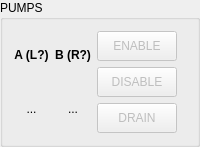
       <widget class="QGroupBox" name="gb_pumps">
        <property name="title">
         <string>PUMPS</string>
        </property>
        <layout class="QGridLayout" name="gridLayout_8">
         <item row="0" column="3">
          <widget class="QWidget" name="w_torque_visual" native="true"/>
         </item>
         <item row="0" column="0">
          <layout class="QGridLayout" name="gl_pump_status">
           <item row="0" column="0">
            <widget class="QLabel" name="static_l_pump_a">
             <property name="font">
              <font>
               <bold>true</bold>
              </font>
             </property>
             <property name="text">
              <string>A (L?)</string>
             </property>
             <property name="alignment">
              <set>Qt::AlignmentFlag::AlignCenter</set>
             </property>
            </widget>
           </item>
           <item row="1" column="0">
            <widget class="QLabel" name="l_pump_a_status">
             <property name="text">
              <string>...</string>
             </property>
             <property name="alignment">
              <set>Qt::AlignmentFlag::AlignCenter</set>
             </property>
            </widget>
           </item>
           <item row="1" column="1">
            <widget class="QLabel" name="l_pump_b_status">
             <property name="text">
              <string>...</string>
             </property>
             <property name="alignment">
              <set>Qt::AlignmentFlag::AlignCenter</set>
             </property>
            </widget>
           </item>
           <item row="0" column="1">
            <widget class="QLabel" name="static_l_pump_b">
             <property name="font">
              <font>
               <bold>true</bold>
              </font>
             </property>
             <property name="text">
              <string>B (R?)</string>
             </property>
             <property name="alignment">
              <set>Qt::AlignmentFlag::AlignCenter</set>
             </property>
            </widget>
           </item>
          </layout>
         </item>
         <item row="0" column="2">
          <layout class="QVBoxLayout" name="vl_pumps_control">
           <property name="sizeConstraint">
            <enum>QLayout::SizeConstraint::SetDefaultConstraint</enum>
           </property>
           <item alignment="">
            <widget class="QPushButton" name="pb_pumps_enable">
             <property name="enabled">
              <bool>false</bool>
             </property>
             <property name="sizePolicy">
              <sizepolicy hsizetype="Fixed" vsizetype="Fixed">
               <horstretch>0</horstretch>
               <verstretch>0</verstretch>
              </sizepolicy>
             </property>
             <property name="minimumSize">
              <size>
               <width>80</width>
               <height>30</height>
              </size>
             </property>
             <property name="maximumSize">
              <size>
               <width>80</width>
               <height>30</height>
              </size>
             </property>
             <property name="layoutDirection">
              <enum>Qt::LayoutDirection::LeftToRight</enum>
             </property>
             <property name="text">
              <string>ENABLE</string>
             </property>
            </widget>
           </item>
           <item alignment="">
            <widget class="QPushButton" name="pb_pumps_disable">
             <property name="enabled">
              <bool>false</bool>
             </property>
             <property name="sizePolicy">
              <sizepolicy hsizetype="Fixed" vsizetype="Fixed">
               <horstretch>0</horstretch>
               <verstretch>0</verstretch>
              </sizepolicy>
             </property>
             <property name="minimumSize">
              <size>
               <width>80</width>
               <height>30</height>
              </size>
             </property>
             <property name="maximumSize">
              <size>
               <width>80</width>
               <height>30</height>
              </size>
             </property>
             <property name="text">
              <string>DISABLE</string>
             </property>
            </widget>
           </item>
           <item alignment="">
            <widget class="QPushButton" name="pb_pumps_drain">
             <property name="enabled">
              <bool>false</bool>
             </property>
             <property name="sizePolicy">
              <sizepolicy hsizetype="Fixed" vsizetype="Fixed">
               <horstretch>0</horstretch>
               <verstretch>0</verstretch>
              </sizepolicy>
             </property>
             <property name="minimumSize">
              <size>
               <width>80</width>
               <height>30</height>
              </size>
             </property>
             <property name="maximumSize">
              <size>
               <width>80</width>
               <height>30</height>
              </size>
             </property>
             <property name="text">
              <string>DRAIN</string>
             </property>
            </widget>
           </item>
          </layout>
         </item>
        </layout>
       </widget>
